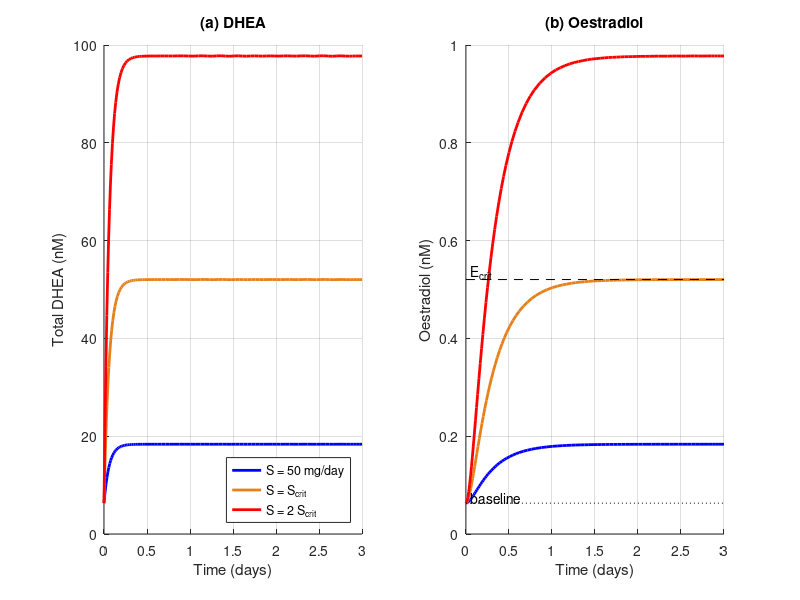

Source code (MATLAB): (Note: this script raises an error after producing the figure.)
% =========================================================================
% BassonKaufmanDHEAEndometrialCancer.m
% Non-Linear Growth Dynamics of Endometrial Adenocarcinoma Under Exogenous
% Influx of DHEA - Biomathematics 374, Stellenbosch University (2026)
% Authors: Helen Basson & Kaylee Kaufman
%
% What it does: solves the 3-ODE model below with ode45, computes the
% critical oestradiol level (E_crit) and critical DHEA dose (S_crit), and
% produces all result figures (saved as Fig1.png ... Fig7.png).
%
% How to run: open in MATLAB (R2019b or later, no toolboxes needed),
% set the current folder to this file's folder, and press Run.
% =========================================================================
%
% Model:
% dD_S/dt = q*S - deltaD*D_S
% dE/dt   = Phi*(Db + D_S) - deltaE*E
% dN/dt   = r*H(E)*N*(1 - N/L) - dT*N,   H(E) = E^n/(Km^n + E^n)

clear; clc; close all;

% ---- 1. PARAMETERS (Table 1 of the report) ----
Db     = 6.31;    % baseline tissue DHEA (nM) - postmenopausal serum DHEA 1.82 ng/mL, Stanczyk et al. 2009
q      = 4.01;    % dose-to-tissue DHEA coefficient (nM/mg) - Stanczyk et al. 2009
deltaD = 16.64;   % DHEA clearance (1/day) = ln2/(60 min half-life), Longcope 1998
deltaE = 3.54;    % oestradiol loss (1/day) = ln2/(4.7 h half-life), Hata et al. 1987
Phi    = 0.0354;  % DHEA->oestradiol conversion (1/day) = 0.01*deltaE, assumed 1% net conversion
r      = 0.704;   % max proliferation (1/day) = ln2/1.25 day doubling + dT, Holinka 1986; Nishida 1985
dT     = 0.15;    % tumour cell death rate (1/day) - assumed
Km     = 1.0;     % half-saturation oestradiol, K (nM) - Holinka et al. 1986
n      = 2;       % Hill coefficient (dimensionless) - idealised ERa dimerisation, Notides et al. 1981
L      = 1e7;     % carrying capacity (cells) - chosen scaling constant
N0     = 5e5;     % initial tumour size (cells) - 5% of L

%% 2. MODEL AND THRESHOLDS
H     = @(E) E.^n ./ (Km^n + E.^n);
Estar = @(S) (Phi/deltaE) * (Db + q*S/deltaD);      % steady-state oestradiol for dose S
model = @(t,y,S) [ q*S - deltaD*y(1); ...           % y = [D_S; E; N]
                   Phi*(Db + y(1)) - deltaE*y(2); ...
                   r*H(y(2))*y(3)*(1 - y(3)/L) - dT*y(3) ];
y0    = [0; Phi*Db/deltaE; N0];                     % no supplement yet

Ecrit = Km * (dT/(r - dT))^(1/n);
Scrit = (deltaD/q) * (deltaE*Ecrit/Phi - Db);
Ebase = Phi*Db/deltaE;
fprintf('E_crit = %.4f nM,  S_crit = %.2f mg/day,  baseline E = %.4f nM\n', Ecrit, Scrit, Ebase);

%FIGURE 1 - HORMONE DYNAMICS (Section 4.1)
doses = [50, Scrit, 2*Scrit];
names = {'S = 50 mg/day', 'S = S_{crit}', 'S = 2 S_{crit}'};
col   = {'b', [0.9 0.5 0.1], 'r'};

figure(1)
for k = 1:3
    [t, y] = ode45(@(t,y) model(t,y,doses(k)), [0 3], y0);
    subplot(1,2,1); hold on; plot(t, Db + y(:,1), 'Color', col{k}, 'LineWidth', 2);
    subplot(1,2,2); hold on; plot(t, y(:,2),      'Color', col{k}, 'LineWidth', 2);
end
subplot(1,2,1); xlabel('Time (days)'); ylabel('Total DHEA (nM)'); title('(a) DHEA');
legend(names, 'Location', 'southeast'); grid on;
subplot(1,2,2); plot([0 3], [Ecrit Ecrit], 'k--'); plot([0 3], [Ebase Ebase], 'k:');
xlabel('Time (days)'); ylabel('Oestradiol (nM)'); title('(b) Oestradiol'); grid on;
text(0.05, Ecrit, 'E_{crit}', 'VerticalAlignment', 'bottom');
text(0.05, Ebase, 'baseline', 'VerticalAlignment', 'bottom');
sgtitle('Hormone levels after a DHEA dose is started');

%FIGURE 2 - TUMOUR DYNAMICS (Section 4.2)
mult  = [0.8 1.0 1.2 1.4];          % doses as multiples of S_crit
style = {'b-', 'c--', 'k:', 'r-'};

figure(2); hold on
for k = 1:4
    S = mult(k)*Scrit;
    [t, y] = ode45(@(t,y) model(t,y,S), [0 160], y0);
    h(k) = plot(t, y(:,3), style{k}, 'LineWidth', 2);
    lab{k} = sprintf('S = %.1f mg/day', S);
    fprintf('S = %.1f mg/day: N(160 days) = %.2e cells,  predicted N* = %.2e\n', ...
            S, y(end,3), L*max(0, 1 - dT/(r*H(Estar(S)))));
end
plot([0 160], [L L], 'k--'); text(2, 0.96*L, 'Carrying capacity (L)');
xlabel('Time (days)'); ylabel('Tumour cells, N(t)');
title('Tumour growth at doses around S_{crit}');
legend(h, lab, 'Location', 'northeast'); grid on; axis([0 160 0 1.1*L]);

% FIGURE 3 GRAPHICAL CHECK OF E_crit AND S_crit (Section 4.2)
E = linspace(0, 1.5, 1000);   S = linspace(0, 400, 1000);

figure(3)
subplot(1,2,1); hold on
plot(E, r*H(E), 'b-', 'LineWidth', 2.5);
plot([0 1.5], [dT dT], 'r--', 'LineWidth', 2);
plot([Ecrit Ecrit], [0 dT], 'k:', 'HandleVisibility', 'off'); plot(Ecrit, dT, 'ko', 'MarkerFaceColor', 'y', 'MarkerSize', 8);
xlabel('Oestradiol, E (nM)'); ylabel('Rate (1/day)'); title('(a) Against oestradiol');
legend('Proliferation r H(E)', sprintf('Death d_T = %.2f', dT), sprintf('E_{crit} = %.3f nM', Ecrit), 'Location', 'northwest');
axis([0 1.5 0 0.8]); grid on;

subplot(1,2,2); hold on
plot(S, r*H(Estar(S)), 'b-', 'LineWidth', 2.5);
plot([0 400], [dT dT], 'r--', 'LineWidth', 2);
plot([Scrit Scrit], [0 dT], 'k:', 'HandleVisibility', 'off'); plot(Scrit, dT, 'ko', 'MarkerFaceColor', 'y', 'MarkerSize', 8);
xlabel('DHEA dose, S (mg/day)'); ylabel('Rate (1/day)'); title('(b) Against DHEA dose');
legend('Proliferation r H(E*(S))', sprintf('Death d_T = %.2f', dT), sprintf('S_{crit} = %.1f mg/day', Scrit), 'Location', 'northwest');
axis([0 400 0 0.8]); grid on;
sgtitle('Where proliferation balances cell death');

%% 6. FIGURE 4 - BIFURCATION DIAGRAM (Section 4.3)
Nraw  = 1 - dT ./ (r*H(Estar(S)));   % N*/L, negative below S_crit
below = S <= Scrit;

figure(4); hold on
patch([25 100 100 25], [-0.2 -0.2 1 1], [0.9 0.9 0.9], 'EdgeColor', 'none');   % typical supplement doses
h1 = plot(S(below),  zeros(1,sum(below)),  'b-',  'LineWidth', 2.5);
h2 = plot(S(~below), zeros(1,sum(~below)), 'r--', 'LineWidth', 2.5);
plot(S(~below), Nraw(~below), 'b-',  'LineWidth', 2.5);
plot(S(below),  Nraw(below),  'r--', 'LineWidth', 2.5);
plot([Scrit Scrit], [-0.2 1], 'k:'); text(Scrit + 5, -0.17, sprintf('S_{crit} = %.0f', Scrit));
xlabel('DHEA dose, S (mg/day)'); ylabel('Equilibrium tumour size, N^*/L');
title('Bifurcation diagram');
legend([h1 h2], 'Stable', 'Unstable', 'Location', 'northwest');
axis([0 400 -0.2 1]); grid on; box on;

%% 7. FIGURES 5 AND 6 - SENSITIVITY OF S_crit (Section 4.4)
calcScrit = @(Phi_, K_, d_) (deltaD/q) * ((deltaE ./ Phi_) .* K_ .* (d_ ./ (r - d_)).^(1/n) - Db);

% One parameter at a time, 50% to 150% of baseline
scale = linspace(0.5, 1.5, 300);
figure(5); hold on
plot(scale, calcScrit(scale*Phi, Km, dT), 'LineWidth', 2.5);
plot(scale, calcScrit(Phi, scale*Km, dT), 'LineWidth', 2.5);
plot(scale, calcScrit(Phi, Km, scale*dT), 'LineWidth', 2.5);
plot(1, Scrit, 'ko', 'MarkerFaceColor', 'k', 'MarkerSize', 8);
xlabel('Parameter relative to baseline'); ylabel('S_{crit} (mg/day)');
title('Sensitivity of S_{crit} to \Phi, K and d');
legend('\Phi', 'K', 'd', 'Baseline', 'Location', 'best'); axis([0.5 1.5 50 450]); grid on; box on;

% K and Phi together
[Kg, Pg] = meshgrid(linspace(0.5*Km, 1.5*Km, 200), linspace(0.5*Phi, 1.5*Phi, 200));
Sg = calcScrit(Pg, Kg, dT);
figure(6)
contourf(Kg, Pg, Sg, 20); colorbar; hold on
[C, hc] = contour(Kg, Pg, Sg, [50 100 150 190 250 300 400], 'k', 'LineWidth', 1);
clabel(C, hc);
plot(Km, Phi, 'ko', 'MarkerFaceColor', 'w', 'MarkerSize', 9); text(Km + 0.03, Phi, 'Baseline');
xlabel('K (nM)'); ylabel('\Phi (day^{-1})');
title('S_{crit} when K and \Phi change together'); box on;

%% 8. SECTION 3 CHECKS WITH ODE SOLVERS
opts  = odeset('RelTol', 1e-10, 'AbsTol', 1e-12);
atSS  = @(S, N) [q*S/deltaD; Estar(S); N];          % hormones already at steady state

% 3.1 Equilibria: run the full model for a long time and compare with the formulas
fprintf('\n3.1 Equilibria (ODE vs formula)\n');
for S = [50, 0.8*Scrit, 1.2*Scrit, 2*Scrit]
    [~, y] = ode45(@(t,y) model(t,y,S), [0 1000], y0, opts);
    Nform = L*max(0, 1 - dT/(r*H(Estar(S))));
    fprintf('S = %6.1f:  D_S %.3f vs %.3f   E %.4f vs %.4f   N %.3e vs %.3e\n', ...
            S, y(end,1), q*S/deltaD, y(end,2), Estar(S), y(end,3), Nform);
end

% 3.2 Stability: eigenvalues of a numerical Jacobian vs -deltaD, -deltaE and lambda_3
fprintf('\n3.2 Eigenvalues (numerical vs formula)\n');
for S = [0.8*Scrit, 1.2*Scrit]
    Nstar = L*max(0, 1 - dT/(r*H(Estar(S))));
    for Neq = unique([0, Nstar])
        yeq = atSS(S, Neq);
        J = zeros(3);
        for j = 1:3
            dy = zeros(3,1); dy(j) = 1e-6*max(1, abs(yeq(j)));
            J(:,j) = (model(0, yeq+dy, S) - model(0, yeq-dy, S)) / (2*dy(j));
        end
        lam3 = r*H(Estar(S))*(1 - 2*Neq/L) - dT;
        fprintf('S = %6.1f, N* = %.2e:  numerical [%s]   formula [%.4f %.4f %.4f]\n', ...
                S, Neq, sprintf('%.4f ', sort(eig(J))), sort([-deltaD -deltaE lam3]));
    end
end

% A small tumour should grow or shrink at rate lambda_3 = rH(E*) - d
figure(7); hold on
Ssmall = [0.8 1.2]*Scrit;  c = {'b', 'r'};
for k = 1:2
    S = Ssmall(k);  lam3 = r*H(Estar(S)) - dT;
    [t, y] = ode45(@(t,y) model(t,y,S), [0 40], atSS(S, 1e3), opts);
    plot(t, y(:,3)/1e3, c{k}, 'LineWidth', 2.5);
    plot(t, exp(lam3*t), 'k--', 'LineWidth', 1.5, 'HandleVisibility', 'off');
end
set(gca, 'YScale', 'log');
xlabel('Time (days)'); ylabel('N(t) / N(0)');
title('Small tumour vs predicted rate e^{\lambda_3 t} (dashed)');
legend('S = 0.8 S_{crit}', 'S = 1.2 S_{crit}', 'Location', 'northwest'); grid on; box on;

% 3.3 and 3.4: find S_crit where a small tumour neither grows nor shrinks
Scrit_ode = fzero(@(S) growthRate(model, S, atSS(S, 1e3), 50, opts), [0.5 1.5]*Scrit);
[~, y]    = ode45(@(t,y) model(t,y,Scrit_ode), [0 10], y0, opts);
fprintf('\n3.3 E_crit: ODE %.4f vs formula %.4f nM\n', y(end,2), Ecrit);
fprintf('3.4 S_crit: ODE %.2f vs formula %.2f mg/day\n', Scrit_ode, Scrit);

%% 9. SAVE ALL FIGURES (optional)
for k = 1:7, saveas(figure(k), sprintf('Fig%d.png', k)); end

%% LOCAL FUNCTION
function g = growthRate(model, S, yStart, T, opts)
    % average growth rate of a small tumour over T days
    [~, y] = ode45(@(t,y) model(t,y,S), [0 T], yStart, opts);
    g = log(y(end,3)/yStart(3)) / T;
end
